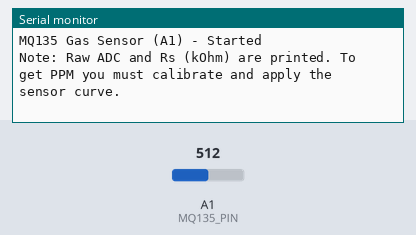
This sketch was run on a simulated Arduino Uno, built with avr-gcc and run on an emulated ATmega328P. Parts: the last lines printed to the serial monitor. The test bench sets the inputs (shaded band); at power-on: A1 (MQ135_PIN) = 512.

Above: at 1.2 s.
1.3 s: A1 (MQ135_PIN) set to 0
At 6.6 s:
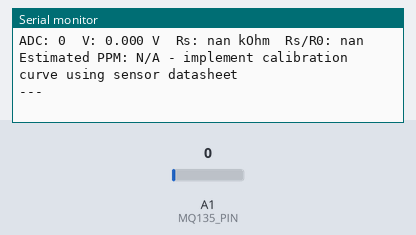
8.7 s: A1 (MQ135_PIN) set to 122
At 10.12 s:
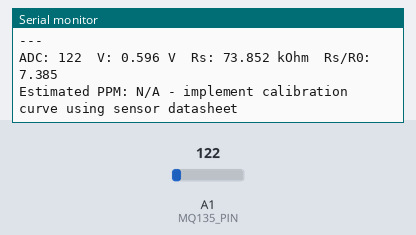

Measured:
- after the input at 1.3 s, the serial monitor: prints a new line after 3.7 s (image 1)
- after the input at 8.7 s, the serial monitor: prints a new line after 1.3 s (image 2)

The sketch:

gas_sensor.ino
```cpp
#define MQ135_PIN A1

const float ADC_MAX = 1023.0;
const float VCC = 5.0;

const float RL_VALUE = 10.0;

const bool AUTO_CALIBRATE = false;
float R0 = 10.0;

unsigned long lastRead = 0;
const unsigned long READ_INTERVAL = 5000;

float adcToVoltage(int adc)
{
  return ((float)adc / ADC_MAX) * VCC;
}

float adcToRs(int adc)
{
  float vrl = adcToVoltage(adc);
  if (vrl <= 0.0) return NAN;
  float rs = (VCC - vrl) * (RL_VALUE) / vrl;
  return rs;
}

float calibrateR0(int samples = 50)
{
  Serial.println("Calibrating R0 (assumes clean air)...");
  double acc = 0;

  for (int i = 0; i < samples; ++i)
  {
    int adc = analogRead(MQ135_PIN);
    float rs = adcToRs(adc);
    if (!isnan(rs)) acc += rs;
    delay(100);
  }

  float avg = (float)(acc / samples);
  Serial.print("Calibration complete. R0 = "); Serial.print(avg, 3); Serial.println(" kOhm");
  return avg;
}

void setup()
{
  Serial.begin(9600);
  while (!Serial) delay(10);
  Serial.println("MQ135 Gas Sensor (A1) - Started");
  Serial.println("Note: Raw ADC and Rs (kOhm) are printed. To get PPM you must calibrate and apply the sensor curve.");

  if (AUTO_CALIBRATE)
  {
    R0 = calibrateR0();
  }
}

void loop()
{
  if (millis() - lastRead < READ_INTERVAL) return;
  lastRead = millis();

  int adc = analogRead(MQ135_PIN);
  float v = adcToVoltage(adc);
  float rs = adcToRs(adc);

  Serial.print("ADC: "); Serial.print(adc);
  Serial.print("  V: "); Serial.print(v, 3);
  Serial.print(" V  Rs: "); Serial.print(rs, 3); Serial.print(" kOhm");

  if (!isnan(R0) && R0 > 0)
  {
    Serial.print("  Rs/R0: "); Serial.print(rs / R0, 3);
  }

  Serial.println();
  Serial.println("Estimated PPM: N/A - implement calibration curve using sensor datasheet");
  Serial.println("---");
}
```
